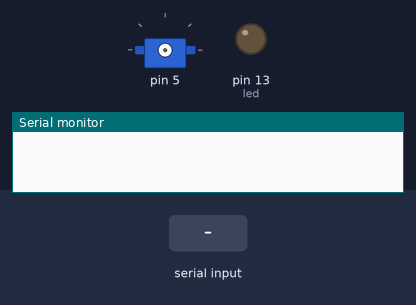
This sketch was run on a simulated Arduino Uno, built with avr-gcc and run on an emulated ATmega328P. Parts: servo, output pins drawn as LEDs (lit = HIGH), the last lines printed to the serial monitor. The test bench sets the inputs (shaded band).

Above: at 1.2 s.
1.3 s: ":\n" received over Serial
At 1.5 s:
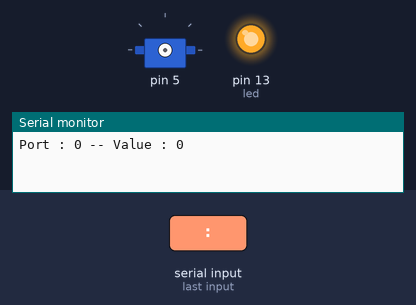
3.4 s: "90:45\n" received over Serial
At 5.0 s:
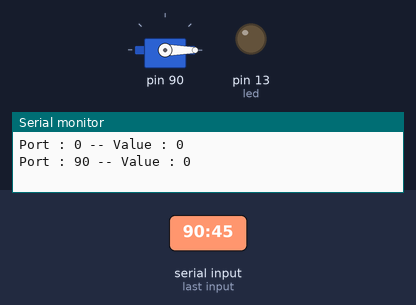
5.5 s: byte 58 (':') received over Serial
At 5.7 s:
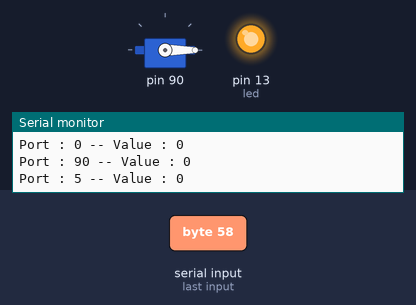
Timing chart, 0 to 8.5 s (numbered marks = the images above; inputs shaded):
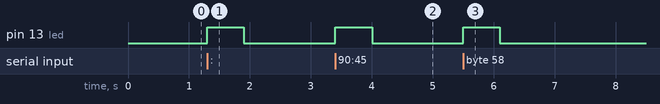

The sketch:

Orion_Serial.ino
```cpp
#include <Servo.h>

Servo myservo,myservo2;
int pos = 0;

char charInput = 0;
int i = 1;
char aInput[8];

int led = 13;

void setup() {
      Serial.begin(9600);     // opens serial port, sets data rate to 9600 bps
      pinMode(led, OUTPUT);
}

void loop() {
        //!11-010:
        // send data only when you receive data:
        if (Serial.available() > 0) {
                // read the incoming byte:
                charInput = (char)Serial.read();

                // say what you got:
                /*Serial.print("I received: ");
                Serial.print((char)charInput);
                Serial.print('\n');*/

                if((char)charInput == ':'){


                  Serial.print("Port : ");
                  Serial.print(getPort());
                  Serial.print(" -- Value : ");
                  Serial.print(getValue());
                  Serial.print('\n');

                  servoDirect(getValue(), getPort());

                  reset();

                }else{
                  aInput[i] = charInput;
                }

                i++;
        }


}

void reset(){
  i = 0;
  Serial.flush();
  lB();
}

int getPort(){
  String val = (String)(char)aInput[2] + (char)aInput[3];
  lB();
  return val.toInt();
}

int getValue(){
  String val = (String)(char)aInput[5] + (char)aInput[6] + (char)aInput[7];
  lB();
  return val.toInt();
}

void servo(int x){
  for(pos = 0; pos < x; pos += 1)
  {
    myservo.write(pos);
    delay(15);
  }
}

void servoDirect(int x, int p){
  if(x >= 0 || x <= 180){
     myservo.attach(p);
     myservo.write(x);
     lB();
  }
}

void lB(){
  digitalWrite(led, HIGH);   // turn the LED on (HIGH is the voltage level)
  delay(100);               // wait for a second
  digitalWrite(led, LOW);    // turn the LED off by making the voltage LOW
}
```

Measured:
- after the input at 1.3 s, pin 13 (led): LOW → HIGH at once, → LOW 0.60 s later
- after the input at 3.4 s, pin 13 (led): LOW → HIGH at once, → LOW 0.60 s later
- after the input at 5.5 s, pin 13 (led): LOW → HIGH at once, → LOW 0.60 s later
